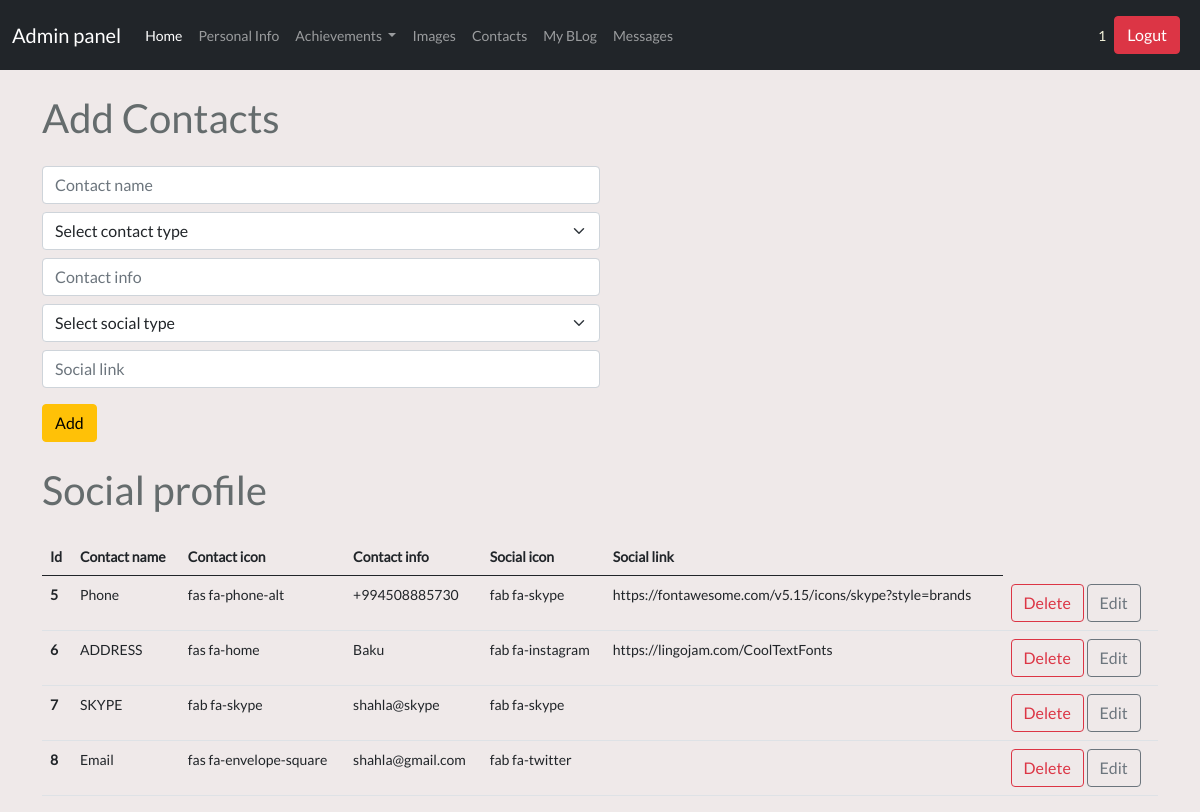
The app's page /admin/socialprof (signed in), older data.
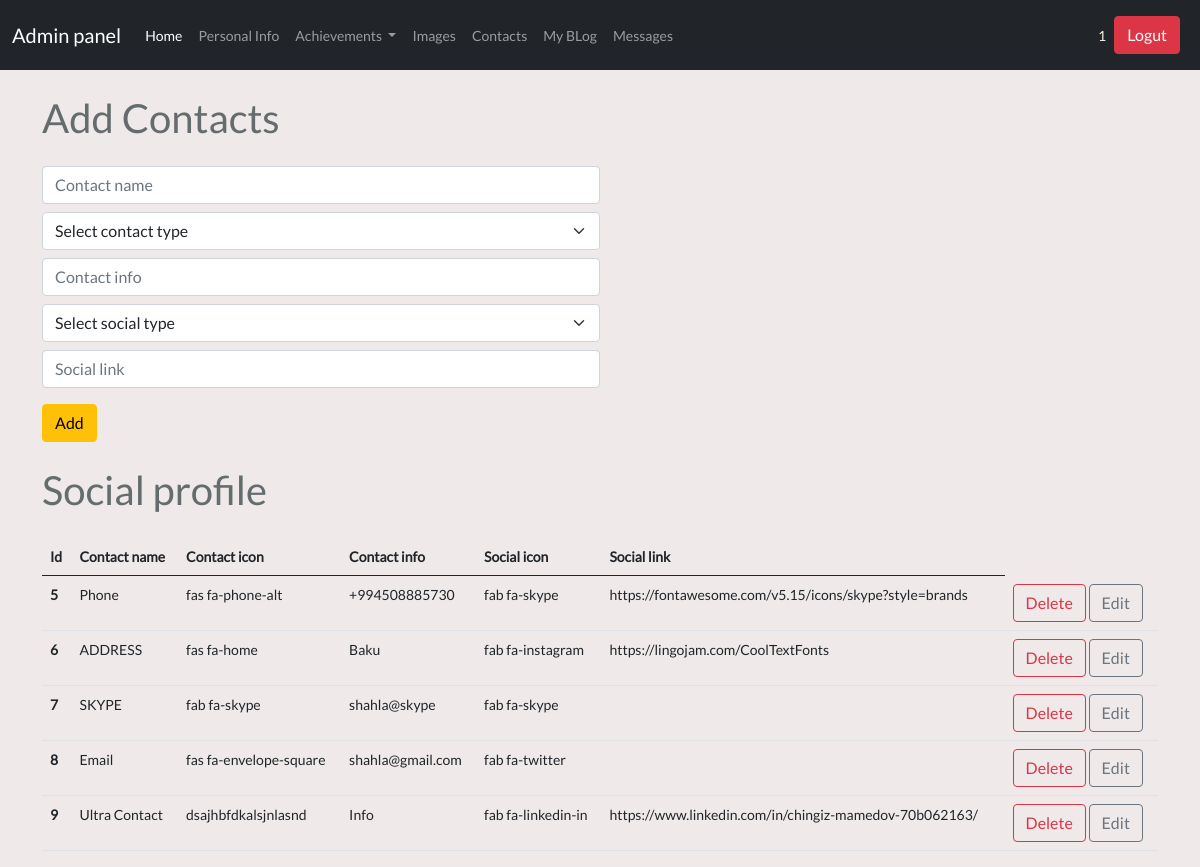
The same page, newer data.
### tables this page shows
CREATE TABLE social_icon (
	id INTEGER NOT NULL, 
	contact_title VARCHAR(50), 
	contact_info VARCHAR(50), 
	contact_icon VARCHAR(50), 
	social_icon VARCHAR(50), 
	social_link VARCHAR(50), 
	PRIMARY KEY (id)
);

### controllers/admin/socialprof.py (the view, shortened to what this page needs)
@app.route('/admin/socialprof',methods=["GET","POST"])
@login_required
def admin_socialicon_index():
    from run import db
    from models import SocialIcon
    social_icons=SocialIcon.query.all()
    return render_template ("admin/socialprof.html" ,social_icons=social_icons)

### controllers/admin/main.py (called while the page is built)
@app.before_request
def before_request():
    g.user = current_user

### run.py (called while the page is built)
@login_manager.user_loader
def load_user(user_id):
    from models import User
    return User.query.get(user_id)

### templates/admin/socialprof.html (shortened to what this page needs)
{% extends "admin/dashboard.html" %} {% block content %}
<div class="container">
  <h1 class="adminpage ml-4 mt-4">Add Contacts</h1>
  <form action="/admin/socialprof" method="POST" class="w-50 ml-4 mt-4">
    <input
      type="text"
      name="contact_title"
      class="form-control my-2"
      placeholder="Contact name"
    />
    <select
      name="contact_icon"
      class="form-select"
      aria-label="Default select example"
    >
      <option selected disabled>Select contact type</option>
    </select>
    <input
      type="text"
      name="contact_info"
      class="form-control my-2"
      placeholder="Contact info"
    />
    <select
      name="social_icon"
      class="form-select"
      aria-label="Default select example"
    >
      <option selected disabled>Select social type</option>
    </select>
    <input
      type="text"
      name="social_link"
      class="form-control my-2"
      placeholder="Social link"
    />
    <input type="submit" class="btn btn-warning my-2" value="Add" />
  </form>
  <h1 class="adminpage ml-4 mt-3">Social profile</h1>
  <table class="table table-hover mt-4 ml-4">
    <thead>
      <tr>
        <th scope="col">Id</th>
        <th scope="col">Contact name</th>
        <th scope="col">Contact icon</th>
        <th scope="col">Contact info</th>
        <th scope="col">Social icon</th>
        <th scope="col">Social link</th>
      </tr>
    </thead>
    <tbody>
      {% for social_icon in social_icons %}
      <tr>
        <th scope="row">{{social_icon.id}}</th>
        <td>{{social_icon.contact_title}}</td>
        <td>{{social_icon.contact_icon}}</td>
        <td>{{social_icon.contact_info}}</td>
        <td>{{social_icon.social_icon}}</td>
        <td>{{social_icon.social_link}}</td>
        <td>
          <a
            href="/deletesocialicon/{{social_icon.id}}"
            class="btn btn-outline-danger"
            >Delete</a
          >
          <a
            href="/updatesocialicon/{{social_icon.id}}"
            class="btn btn-outline-secondary"
            >Edit</a
          >
        </td>
      </tr>
      {% endfor %}
    </tbody>
  </table>
</div>
{% endblock %}

Row changes from the older to the newer data that the page shows:
added social_icon: id "9", contact_title "Ultra Contact", contact_icon "dsajhbfdkalsjnlasnd", contact_info "Info", social_icon "fab fa-linkedin-in", social_link "https://www.linkedin.com/in/chingiz-mamedov-70b062163/"
